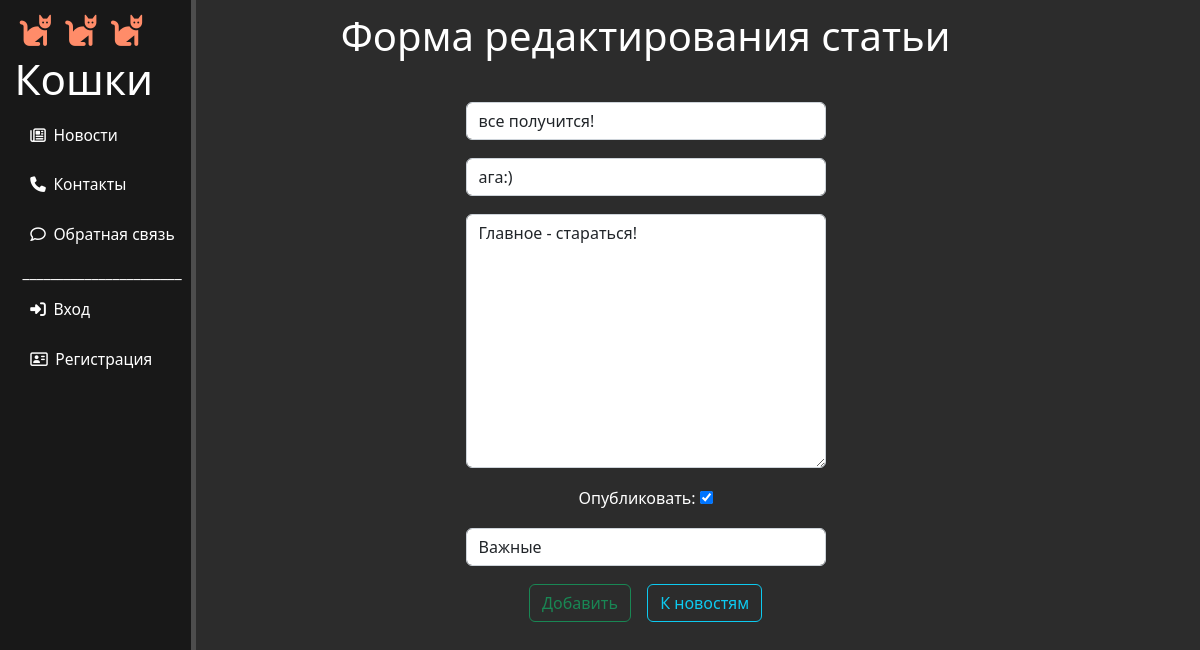
Screenshot of /news/vazhnye/vse-poluchitsja/update with the database file from the repository.
### news/models.py (models this page shows, shortened)
class Articles(models.Model):
    title = models.CharField('Название', max_length=100)
    slug = models.SlugField('URL', max_length=255, unique=True, db_index=True)
    anons = models.CharField('Анонс', max_length=200)
    full_text = models.TextField('Статья')
    date = models.DateTimeField('Дата публикации', default=tests.default_datetime)
    is_published = models.BooleanField('Опубликовано', default=True)
    cat = models.ForeignKey('Category', verbose_name='Категория', on_delete=models.PROTECT)
    class Meta:
        verbose_name = 'Новость'
        verbose_name_plural = 'Новости'
        ordering = ['-date', 'title']

### news/views.py (the view)
# urls.py: path('<slug:cat_slug>/<slug:art_slug>/update', views.NewsUpdateView.as_view(), name='news_update'),
class NewsUpdateView(UpdateView):
    model = Articles
    form_class = ArticlesForm
    template_name = 'news/update_view.html'
    slug_url_kwarg = 'art_slug'

### news/forms.py (shortened to what this page needs)
class ArticlesForm(forms.ModelForm):
    def __init__(self, *args, **kwargs):
        super().__init__(*args, **kwargs)
        for field in self.fields:
            if not field == 'is_published':
                self.fields[field].widget.attrs['class'] = 'form-control'
        self.fields['cat'].empty_label = 'Категория не выбрана'
        self.fields['is_published'].label = 'Опубликовать:  '
        self.fields['title'].widget.attrs['placeholder'] = 'Заголовок'
        self.fields['anons'].widget.attrs['placeholder'] = 'Анонс'
        self.fields['full_text'].widget.attrs['placeholder'] = 'Описание'
        self.fields['cat'].widget.attrs['placeholder'] = 'Категория: '
    class Meta:
        model = Articles
        fields = ['title', 'anons', 'full_text', 'is_published', 'cat']

### news/models.py (called while the page is built)
    def __str__(self):
        return self.name

### news/templates/news/update_view.html (shortened to what this page needs)
{% extends 'main/layout.html' %}
{% block content %}
    <div class="features">
        <h1 style="margin-bottom: 3.5vw;">Форма редактирования статьи</h1>
        <form method="post" action="{% url 'create' %}">
            {% for el in form %}
                {% if el.name == 'is_published' %}
                    <p>{{ el.label }}  {{ el }}</p>
                {% else %}
                    <p><a hidden>{{ el.label }}</a>{{ el }}</p>
                {% endif %}
            {% endfor %}
            <button class="btn btn-outline-success" type="submit">Добавить</button>
            <a href="{% url 'news_home' %}" class="btn btn-outline-info" style="margin-left: 1vw">К новостям</a>
        </form>
    </div>
{% endblock %}

### main/static/main/css/main.css (style rules this page uses)
body { background: #2c2c2c; }
main .features { float: left; color: white; margin-top: 1vw; text-align: center; width: 75%; }
main .features h1 { margin-bottom: 1vw; }
main .features p { max-width: 35vw; margin: 2% auto; }
.form-control { margin: 0px auto; width: 30vw; }

### rows the page displays
Articles: form "все получится!" "ага:)" "Главное - стараться!" "Важные", form "☑"

### other values shown
{{ el.label }} "Опубликовать:"
